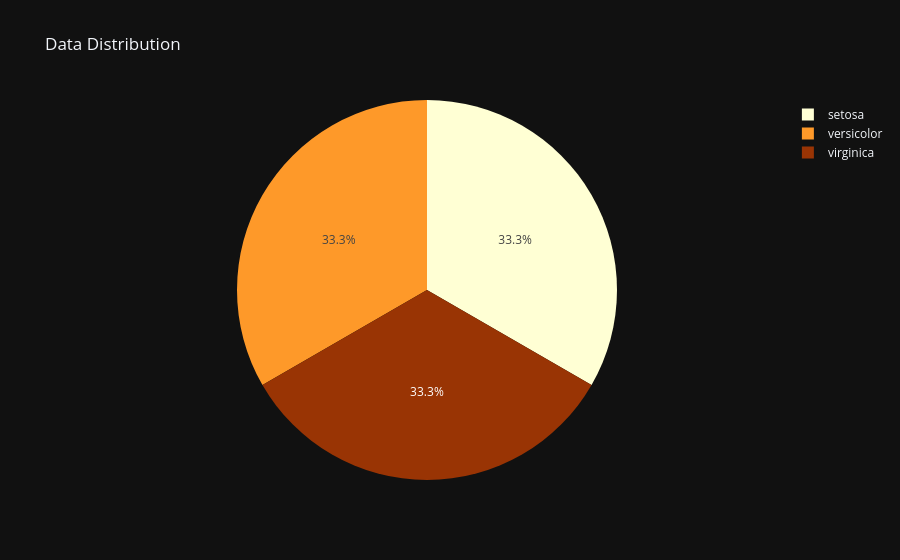

The notebook cell this image was saved under:
### Code cell
fig = px.pie(iris, 'species',color_discrete_sequence=['#ffffd4 ','#fe9929 ','#993404 '],title='Data Distribution',template='plotly_dark')

fig.show()

### Figure 1 — Plotly figure (JSON) as saved in the notebook; plotly's stock layout.template omitted (floating-point values rounded to 4 significant figures; data arrays with more than 128 entries replaced by an {"elided": "..."} marker saying what was removed)
{"data": [{"domain": {"x": [0, 1], "y": [0, 1]}, "hovertemplate": "species=%{label}<extra></extra>", "labels": {"elided": "150 str values"}, "legendgroup": "", "name": "", "showlegend": true, "type": "pie"}], "layout": {"legend": {"tracegroupgap": 0}, "piecolorway": ["#ffffd4 ", "#fe9929 ", "#993404 "], "title": {"text": "Data Distribution"}}}
